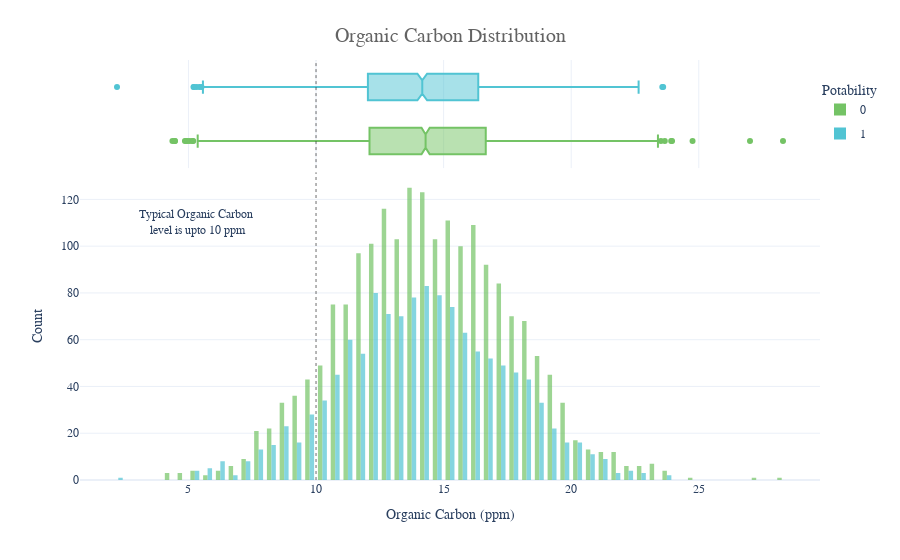

Notebook code cell kept with this figure:
### Markdown cell above
##### For Organic Carbon:

### Code cell
fig =px.histogram(df,x='Organic_carbon',y=Counter(df['Organic_carbon']),color='Potability',template='plotly_white', 
 marginal='box',opacity=0.7,nbins=100,color_discrete_sequence=[colors_green[3],colors_blue[3]], barmode='group',histfunc='count') 
fig.add_vline(x=10, line_width=1, 
line_color=colors_dark[1],line_dash='dot',opacity=0.7) 
fig.add_annotation(text='Typical Organic Carbon<br> level is upto 10 ppm',x=5.3,y=110,showarrow=False) 
fig.update_layout( 
 font_family='monospace', 
 title=dict(text='Organic Carbon Distribution',x=0.5,y=0.95, 
 font=dict(color=colors_dark[2],size=20)), 
 xaxis_title_text='Organic Carbon (ppm)', 
 yaxis_title_text='Count', 
 legend=dict(x=1,y=0.96,bordercolor=colors_dark[4],borderwidth=0,tracegroupgap=
5),bargap=0.3,) 
fig.show()

### Figure 1 — Plotly figure (JSON) as saved in the notebook; plotly's stock layout.template omitted (floating-point values rounded to 4 significant figures; data arrays with more than 128 entries replaced by an {"elided": "..."} marker saying what was removed)
{"data": [{"alignmentgroup": "True", "bingroup": "x", "histfunc": "count", "hovertemplate": "Potability=0<br>Organic_carbon=%{x}<br>count=%{y}<extra></extra>", "legendgroup": "0", "marker": {"color": "#74C365", "opacity": 0.7, "pattern": {"shape": ""}}, "name": "0", "nbinsx": 100, "offsetgroup": "0", "orientation": "v", "showlegend": true, "type": "histogram", "x": {"elided": "1998 float values"}, "xaxis": "x", "y": {"elided": "1998 int values"}, "yaxis": "y"}, {"alignmentgroup": "True", "hovertemplate": "Potability=0<br>Organic_carbon=%{x}<extra></extra>", "legendgroup": "0", "marker": {"color": "#74C365"}, "name": "0", "notched": true, "offsetgroup": "0", "showlegend": false, "type": "box", "x": {"elided": "1998 float values"}, "xaxis": "x2", "yaxis": "y2"}, {"alignmentgroup": "True", "bingroup": "x", "histfunc": "count", "hovertemplate": "Potability=1<br>Organic_carbon=%{x}<br>count=%{y}<extra></extra>", "legendgroup": "1", "marker": {"color": "#51C4D3", "opacity": 0.7, "pattern": {"shape": ""}}, "name": "1", "nbinsx": 100, "offsetgroup": "1", "orientation": "v", "showlegend": true, "type": "histogram", "x": {"elided": "1278 float values"}, "xaxis": "x", "y": {"elided": "1278 int values"}, "yaxis": "y"}, {"alignmentgroup": "True", "hovertemplate": "Potability=1<br>Organic_carbon=%{x}<extra></extra>", "legendgroup": "1", "marker": {"color": "#51C4D3"}, "name": "1", "notched": true, "offsetgroup": "1", "showlegend": false, "type": "box", "x": {"elided": "1278 float values"}, "xaxis": "x2", "yaxis": "y2"}], "layout": {"annotations": [{"showarrow": false, "text": "Typical Organic Carbon<br> level is upto 10 ppm", "x": 5.3, "y": 110}], "bargap": 0.3, "barmode": "group", "font": {"family": "monospace"}, "legend": {"bordercolor": "#DADADA", "borderwidth": 0, "title": {"text": "Potability"}, "tracegroupgap": 5, "x": 1, "y": 0.96}, "margin": {"t": 60}, "shapes": [{"line": {"color": "#313131", "dash": "dot", "width": 1}, "opacity": 0.7, "type": "line", "x0": 10, "x1": 10, "xref": "x", "y0": 0, "y1": 1, "yref": "y domain"}, {"line": {"color": "#313131", "dash": "dot", "width": 1}, "opacity": 0.7, "type": "line", "x0": 10, "x1": 10, "xref": "x2", "y0": 0, "y1": 1, "yref": "y2 domain"}], "title": {"font": {"color": "#636363", "size": 20}, "text": "Organic Carbon Distribution", "x": 0.5, "y": 0.95}, "xaxis": {"anchor": "y", "domain": [0, 1], "title": {"text": "Organic Carbon (ppm)"}}, "xaxis2": {"anchor": "y2", "domain": [0, 1], "matches": "x", "showgrid": true, "showticklabels": false}, "yaxis": {"anchor": "x", "domain": [0, 0.7326], "title": {"text": "Count"}}, "yaxis2": {"anchor": "x2", "domain": [0.7426, 1], "matches": "y2", "showgrid": false, "showline": false, "showticklabels": false, "ticks": ""}}}
